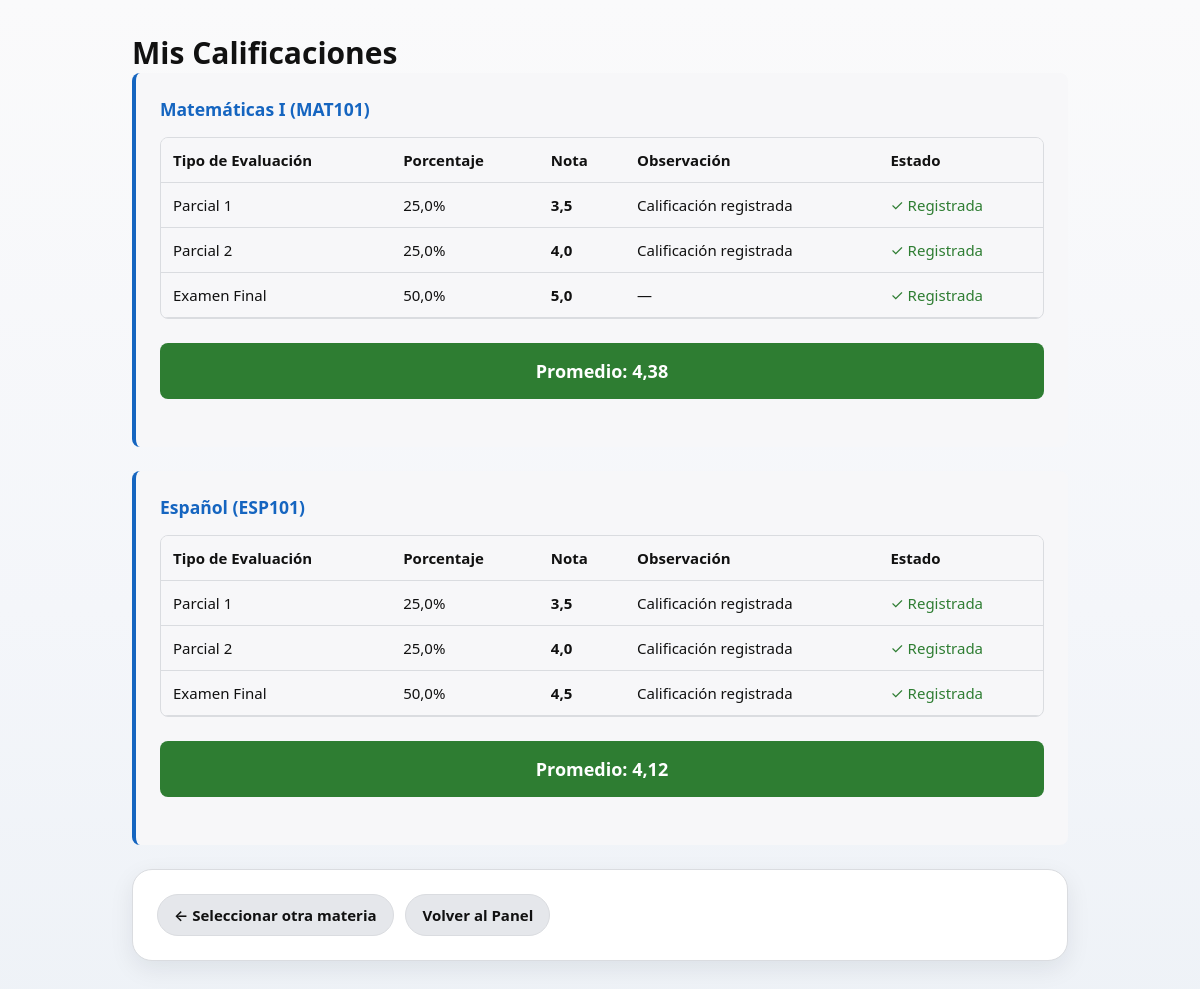
Screenshot of /estudiante/notas/ (signed in) with the database file from the repository.
### sgenapp/models.py (models this page shows, shortened)
class Materia(models.Model):
    nombre = models.CharField(max_length=100)
    codigo = models.CharField(max_length=20, unique=True)
    descripcion = models.TextField(blank=True)
    creditos = models.PositiveIntegerField(default=3)
    class Meta:
        verbose_name = 'Materia'
        verbose_name_plural = 'Materias'

class Calificacion(models.Model):
    estudiante = models.ForeignKey(Usuario, on_delete=models.CASCADE, limit_choices_to={'rol': '3'})
    materia_grupo = models.ForeignKey(MateriaGrupo, on_delete=models.CASCADE)
    tipo_evaluacion = models.ForeignKey(TipoEvaluacion, on_delete=models.CASCADE)
    nota = models.FloatField(null=True, blank=True)
    observacion = models.TextField(blank=True)
    estado = models.CharField(
        max_length=20,
        choices=[
            ('pendiente', 'Pendiente'),
            ('registrada', 'Registrada'),
            ('corregida', 'Corregida'),
        ],
        default='pendiente'
    )
    fecha_creacion = models.DateTimeField(auto_now_add=True)
    fecha_actualizacion = models.DateTimeField(auto_now=True)
    class Meta:
        verbose_name = 'Calificación'
        verbose_name_plural = 'Calificaciones'
        unique_together = ('estudiante', 'materia_grupo', 'tipo_evaluacion')

class TipoEvaluacion(models.Model):
    nombre = models.CharField(max_length=100)  # Ej: "Parcial 1", "Examen Final", "Quiz"
    porcentaje = models.FloatField()  # Porcentaje que aporta a la nota final
    class Meta:
        verbose_name = 'Tipo de Evaluación'
        verbose_name_plural = 'Tipos de Evaluación'

### sgenapp/views.py (the view, shortened to what this page needs)
# urls.py: path('estudiante/notas/', views.estudiante_ver_notas, name='estudiante_ver_notas'),
@login_required(login_url='login')
def estudiante_ver_notas(request, materia_grupo_id=None):
    if request.user.rol != '3':
        return redirect('login')
    if not materia_grupo_id:
        grupos = EstudianteGrupo.objects.filter(estudiante=request.user).values_list('grupo', flat=True)
        calificaciones = Calificacion.objects.filter(
            estudiante=request.user,
            materia_grupo__grupo_id__in=grupos
        ).select_related('materia_grupo__materia', 'tipo_evaluacion')
        materias_dict = {}
        for cal in calificaciones:
            materia_codigo = cal.materia_grupo.materia.codigo
            if materia_codigo not in materias_dict:
                materias_dict[materia_codigo] = {
                    'materia': cal.materia_grupo.materia,
                    'calificaciones': [],
                    'promedio': 0
                }
            materias_dict[materia_codigo]['calificaciones'].append(cal)
        for materia_codigo, data in materias_dict.items():
            calificaciones = data['calificaciones']
            if calificaciones:
                suma_ponderada = sum(cal.nota * (cal.tipo_evaluacion.porcentaje / 100)
                                    for cal in calificaciones if cal.nota)
                data['promedio'] = round(suma_ponderada, 2)
        context = {
            'todas_notas': True,
            'materias': list(materias_dict.values()),
        }
    return render(request, 'estudiante_ver_notas.html', context)

### sgenapp/templates/estudiante_ver_notas.html (shortened to what this page needs)
<!doctype html>
<html lang="es">
<head>
</head>
<body>
  <div class="container">
    <div class="header">
      <h1>Mis Calificaciones</h1>
    </div>
    {% if todas_notas %}
      {% for materia in materias %}
        <div class="materia-card">
          <h3>{{ materia.materia.nombre }} ({{ materia.materia.codigo }})</h3>
          {% if materia.calificaciones %}
            <table class="table">
              <thead>
                <tr>
                  <th>Tipo de Evaluación</th>
                  <th>Porcentaje</th>
                  <th>Nota</th>
                  <th>Observación</th>
                  <th>Estado</th>
                </tr>
              </thead>
              <tbody>
                {% for cal in materia.calificaciones %}
                <tr>
                  <td>{{ cal.tipo_evaluacion.nombre }}</td>
                  <td>{{ cal.tipo_evaluacion.porcentaje }}%</td>
                  <td>
                    {% if cal.nota %}
                      <strong>{{ cal.nota|floatformat:1 }}</strong>
                    {% else %}
                      <span class="status-pending">Pendiente</span>
                    {% endif %}
                  </td>
                  <td>{{ cal.observacion|default:"—" }}</td>
                  <td>
                    {% if cal.nota %}
                      <span class="status-done">✓ Registrada</span>
                    {% else %}
                      <span class="status-pending">Pendiente</span>
                    {% endif %}
                  </td>
                </tr>
                {% endfor %}
              </tbody>
            </table>
            <div class="promedio-box">
              Promedio: {{ materia.promedio|floatformat:2 }}
            </div>
          {% else %}
            <p>No hay calificaciones registradas para esta materia</p>
          {% endif %}
        </div>
      {% endfor %}
      <div class="card">
        <a href="{% url 'estudiante_seleccionar_materia' %}" class="btn">← Seleccionar otra materia</a>
        <a href="{% url 'estudiante_dashboard' %}" class="btn" style="margin-left:.5rem">Volver al Panel</a>
      </div>
    {% endif %}
  </div>
</body>
</html>

### sgenapp/templates/estudiante_ver_notas.html (style rules this page uses)
:root { --brand-blue: #1565C0; --brand-red: #D32F2F; --success: #2E7D32; --bg:#FFFFFF; --text:#111111; --muted:#6B7280; --border:#DADCE0; --shadow:0 8px 24px rgba(16,24,40,.08); --font-sans:ui-sans-serif, system-ui, -apple-system, Segoe UI, Roboto, Inter, "Helvetica Neue", Arial, sans-serif; --space-4:1rem; --space-6:1.5rem; --space-8:2rem; --radius-xl:1.25rem; }
* { box-sizing:border-box }
html,body { height:100%; margin:0 }
body { font-family:var(--font-sans); font-size:15px; color:var(--text); background:linear-gradient(180deg,#fafafb, #f4f6fa 60%, #eef2f7) }
.container { max-width:1000px; margin:0 auto; padding:var(--space-8) }
.header h1 { margin:0 }
.btn { appearance:none; border:1px solid var(--border); background:#e5e7eb; color:var(--text); padding:.625rem 1rem; border-radius:999px; font-weight:600; cursor:pointer; transition:.15s; text-decoration:none; display:inline-block }
.card { background:var(--bg); border:1px solid var(--border); border-radius:var(--radius-xl); box-shadow:var(--shadow); padding:var(--space-6); margin-bottom:var(--space-6) }
.materia-card { background:#f7f7f9; border-left:4px solid var(--brand-blue); padding:var(--space-6); margin-bottom:var(--space-6); border-radius:.5rem }
.materia-card h3 { margin:0 0 var(--space-4); color:var(--brand-blue) }
.table { width:100%; border-collapse:separate; border-spacing:0; border:1px solid var(--border); border-radius:.5rem; overflow:hidden; margin-bottom:var(--space-6) }
.table th, .table td { padding:.75rem; border-bottom:1px solid var(--border); text-align:left }
.table thead th { background:#F7F7F9; font-weight:700 }
.promedio-box { background:var(--success); color:#fff; padding:var(--space-4); border-radius:.5rem; text-align:center; font-weight:700; font-size:18px; margin-bottom:var(--space-6) }
.status-done { color:var(--success) }

### rows the page displays
Materia: materia.nombre "Matemáticas I", materia.codigo "MAT101", promedio "4,38"
Calificacion: tipo_evaluacion.nombre "Parcial 1", tipo_evaluacion.porcentaje "25,0", nota "3,5", observacion "Calificación registrada", shows "✓ Registrada"
Calificacion: tipo_evaluacion.nombre "Parcial 2", tipo_evaluacion.porcentaje "25,0", nota "4,0", observacion "Calificación registrada", shows "✓ Registrada"
Calificacion: tipo_evaluacion.nombre "Examen Final", tipo_evaluacion.porcentaje "50,0", nota "5,0", observacion "—", shows "✓ Registrada"
Materia: materia.nombre "Español", materia.codigo "ESP101", promedio "4,12"
Calificacion: tipo_evaluacion.nombre "Parcial 1", tipo_evaluacion.porcentaje "25,0", nota "3,5", observacion "Calificación registrada", shows "✓ Registrada"
Calificacion: tipo_evaluacion.nombre "Parcial 2", tipo_evaluacion.porcentaje "25,0", nota "4,0", observacion "Calificación registrada", shows "✓ Registrada"
Calificacion: tipo_evaluacion.nombre "Examen Final", tipo_evaluacion.porcentaje "50,0", nota "4,5", observacion "Calificación registrada", shows "✓ Registrada"
